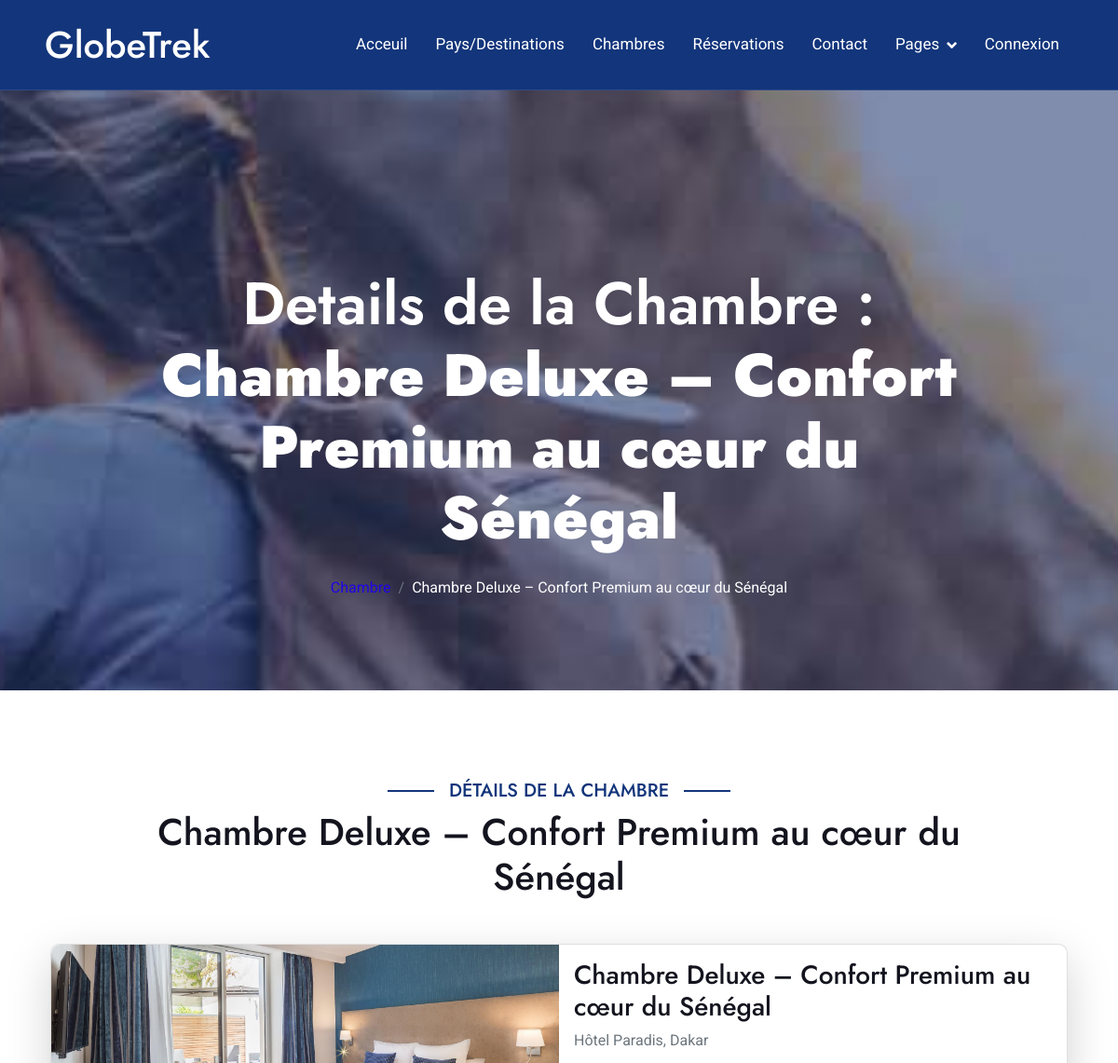
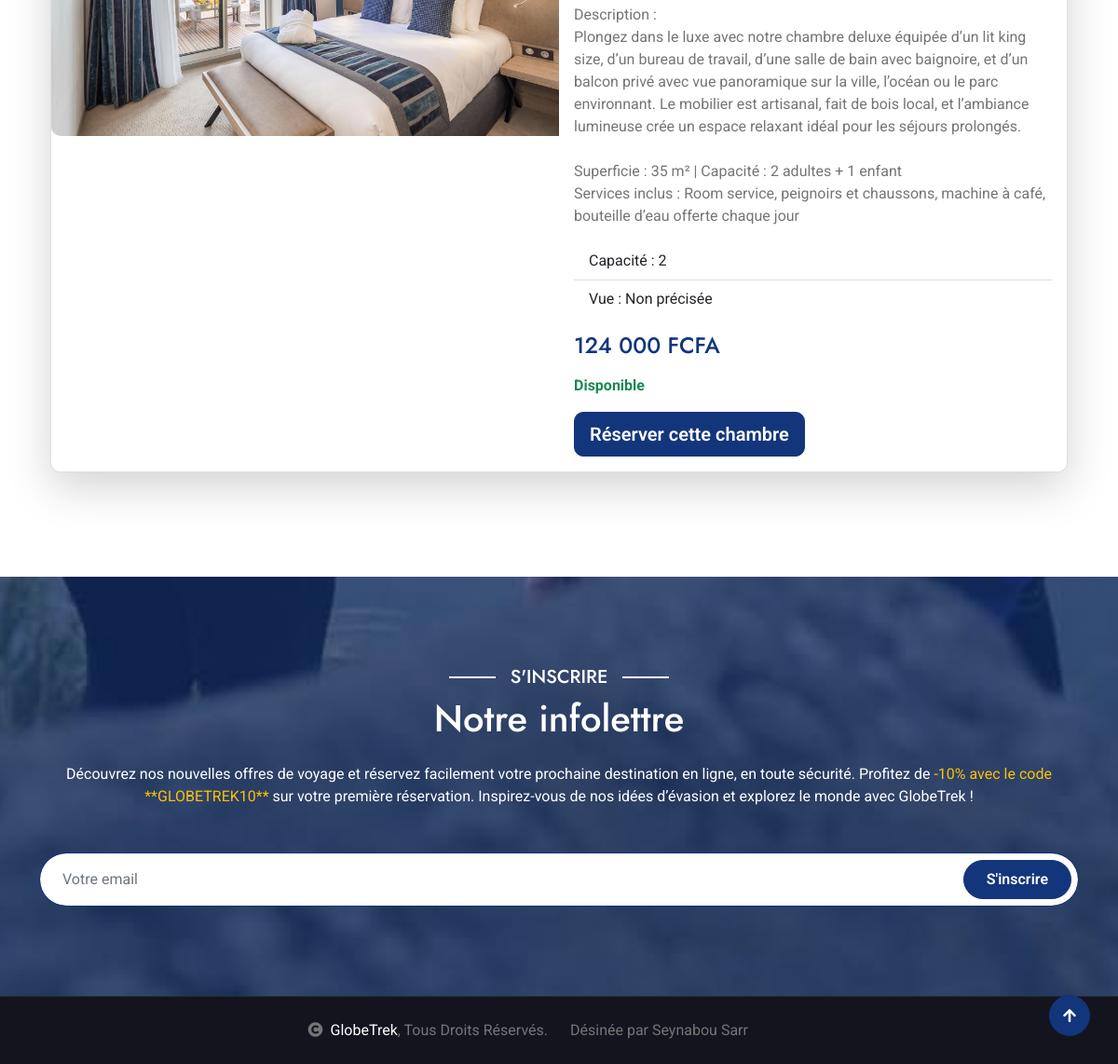
/?page=detailchambre&id=9, run on the app's committed database (2 pictures, top to bottom).
### tables this page shows
CREATE TABLE `chambres` (
  `id` int(11) NOT NULL,
  `nom` varchar(255) NOT NULL,
  `type` varchar(255) NOT NULL,
  `description` text NOT NULL,
  `capacite` varchar(100) NOT NULL,
  `prix` double NOT NULL,
  `image` varchar(255) NOT NULL,
  `disponible` varchar(255) NOT NULL
);

### controllers/detailchambrecontroller.php (called while the page is built, shortened)
<?php
require_once("views/includes/entete.php");
if (isset($_GET["id"])) {
    $c = recupererUneChambre($_GET["id"]);
} else {
    header("Location:?page=home");
    exit();
}
require_once("views/detailchambre.php");

### models/database.php (called while the page is built, shortened)
<?php
try {
$db = new PDO("mysql:host=localhost;dbname=c10_globetrek", "root", "");
} catch (PDOException $e) {
    echo "Erreur: ".$e->getMessage()." a la ligne ".__LINE__;
}
function recupererUneChambre($id){
    global $db;
    try {
        $q = $db->prepare("SELECT * FROM chambres WHERE id=:id");
        $q->execute([
            "id" => $id
        ]);
        return $q->fetch(PDO::FETCH_OBJ);
    }catch (PDOException $e) {
        setmessage ("Erreur: ".$e->getMessage()." a la ligne ".__LINE__, "danger");
    }
}

### views/detailchambre.php (the view)
    <div class="container-fluid bg-breadcrumb" style="margin-top: 90px;">
      <div class="container text-center py-5" style="max-width: 900px;">
        <h3 class="text-white display-3 mb-4">Details de la Chambre : <strong><?= $c->nom ?></strong></h1>
        <ol class="breadcrumb justify-content-center mb-0">
          <li class="breadcrumb-item"><a href="?page=chambre">Chambre</a></li>
          <li class="breadcrumb-item active text-white"><?= $c->nom ?></li>
        </ol>
      </div>
    </div>
<div class="container-fluid packages py-5">
    <div class="container py-5">
        <div class="mx-auto text-center mb-5" style="max-width: 900px;">
            <h5 class="section-title px-3">Détails de la Chambre</h5>
            <h1 class="mb-0"><?= htmlspecialchars($c->nom) ?></h1>
        </div>
        <div class="container mt-5">
            <div class="card mb-3 shadow-lg">
                <div class="row g-0">
                    <div class="col-md-6">
                        <img src="images/<?= htmlspecialchars($c->image) ?>" class="img-fluid rounded-start" alt="Chambre d'hôtel">
                    </div>
                    <div class="col-md-6">
                        <div class="card-body">
                            <h3 class="card-title"><?= htmlspecialchars($c->nom) ?></h3>
                            <p class="text-muted">Hôtel Paradis, Dakar</p>
                            <p class="card-text"><?= nl2br(htmlspecialchars($c->description)) ?></p>
                            <ul class="list-group list-group-flush mb-3">
                                <li class="list-group-item">Capacité : <?= htmlspecialchars($c->capacite ?? "Non précisée") ?></li>
                                <li class="list-group-item">Vue : <?= htmlspecialchars($c->vue ?? "Non précisée") ?></li>
                            </ul>
                            <h4 class="text-primary mb-3"><?= number_format($c->prix, 0, ',', ' ') ?> FCFA</h4>
                            <p class="text-success fw-bold">Disponible</p>
                            <a href="?page=reservation&id=<?= $c->id ?>" class="btn btn-primary btn-lg">Réserver cette chambre</a>
                        </div>
                    </div>
                </div>
            </div>
        </div>
    </div>
</div>
<div class="container-fluid subscribe py-5" >
    <div class="container text-center py-5">
        <div class="mx-auto text-center">
            <h5 class="subscribe-title px-3">S'inscrire</h5>
            <h1 class="text-white mb-4">Notre infolettre</h1>
            <p class="text-white mb-5">Découvrez nos nouvelles offres de voyage et réservez facilement votre prochaine destination en ligne, en toute sécurité. Profitez de <span class="text-warning"> -10% avec le code **GLOBETREK10**</span> sur votre première réservation. Inspirez-vous de nos idées d’évasion et explorez le monde avec GlobeTrek !
            </p>
            <div class="position-relative mx-auto">
                <input class="form-control border-primary rounded-pill w-100 py-3 ps-4 pe-5" type="text" placeholder="Votre email">
                <button type="button" class="btn btn-primary rounded-pill position-absolute top-0 end-0 py-2 px-4 mt-2 me-2">S'inscrire</button>
            </div>
        </div>
    </div>
</div>

### assets/css/style.css (style rules this page uses)
.btn { font-weight: 600; transition: .5s; }
.btn.btn-primary { box-shadow: inset 0 0 0 0 var(--bs-primary); }
.section-title { position: relative; display: inline-block; text-transform: uppercase; color: var(--bs-primary); }
.section-title::before { content: ""; width: 50px; position: absolute; top: 50%; right: 0; transform: translateY(-50%); margin-right: -50px; border: 1px solid var(--bs-primary) !important; }
.section-title::after { content: ""; width: 50px; position: absolute; top: 50%; left: 0; transform: translateY(-50%); margin-left: -50px; border: 1px solid var(--bs-primary) !important; }
.bg-breadcrumb { background: linear-gradient(rgba(19, 53, 123, 0.5), rgba(19, 53, 123, 0.5)), url(../img/breadcrumb-bg.jpg); background-position: center center; background-repeat: no-repeat; background-size: cover; background-attachment: fixed; padding: 150px 0 50px 0; }
.bg-breadcrumb .breadcrumb-item a { color: var(--bs-secondary) !important; }
.subscribe { background: linear-gradient(rgba(19, 53, 123, .6), rgba(19, 53, 123, .6)), url(../img/subscribe-img.jpg); background-attachment: fixed; background-position: center center; background-repeat: no-repeat; background-size: cover; }
.subscribe .subscribe-title { position: relative; display: inline-block; text-transform: uppercase; color: var(--bs-white); }
.subscribe .subscribe-title::before { content: ""; width: 50px; position: absolute; top: 50%; right: 0; transform: translateY(-50%); margin-right: -50px; border: 1px solid var(--bs-white) !important; }
.subscribe .subscribe-title::after { content: ""; width: 50px; position: absolute; top: 50%; left: 0; transform: translateY(-50%); margin-left: -50px; border: 1px solid var(--bs-white) !important; }

### data on the page
chambres: nom "Chambre Deluxe – Confort Premium au cœur du Sénégal", image (picture), description "Description : Plongez dans le luxe avec notre chambre deluxe équipée d’un lit king size, d’un bureau de travail, d’une salle de bain avec baignoire, et d’un balcon privé avec vue panoramique sur la ville, l’océan ou le parc environnant. Le mobilier est artisanal, fait de bois local, et l’ambiance lumineuse crée un espace relaxant idéal pour les séjours prolongés. Superficie : 35 m² | Capacité : 2 adultes + 1 enfant Services inclus : Room service, peignoirs et chaussons, machine à café, bouteille d’eau offerte chaque jour", capacite "2", prix "124 000"

### other printed values
$c->vue "Non précisée"
